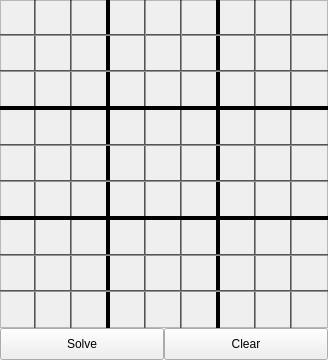
<?xml version="1.0" encoding="UTF-8"?>
<ui version="4.0">
 <class>SudokuSolver</class>
 <widget class="QMainWindow" name="SudokuSolver">
  <property name="geometry">
   <rect>
    <x>0</x>
    <y>0</y>
    <width>328</width>
    <height>360</height>
   </rect>
  </property>
  <property name="windowTitle">
   <string>SudokuSolver</string>
  </property>
  <widget class="QWidget" name="centralwidget">
   <widget class="QFrame" name="frame">
    <property name="geometry">
     <rect>
      <x>0</x>
      <y>0</y>
      <width>328</width>
      <height>328</height>
     </rect>
    </property>
    <property name="styleSheet">
     <string notr="true">border-color: rgb(0, 0, 0);
color: rgb(0, 0, 0);</string>
    </property>
    <property name="frameShape">
     <enum>QFrame::StyledPanel</enum>
    </property>
    <property name="frameShadow">
     <enum>QFrame::Raised</enum>
    </property>
    <widget class="Line" name="line">
     <property name="geometry">
      <rect>
       <x>106</x>
       <y>0</y>
       <width>4</width>
       <height>328</height>
      </rect>
     </property>
     <property name="font">
      <font>
       <weight>50</weight>
       <bold>false</bold>
      </font>
     </property>
     <property name="styleSheet">
      <string notr="true">background-color: rgb(0, 0, 0);</string>
     </property>
     <property name="orientation">
      <enum>Qt::Vertical</enum>
     </property>
    </widget>
    <widget class="Line" name="line_2">
     <property name="geometry">
      <rect>
       <x>216</x>
       <y>0</y>
       <width>4</width>
       <height>328</height>
      </rect>
     </property>
     <property name="styleSheet">
      <string notr="true">background-color: rgb(0, 0, 0);</string>
     </property>
     <property name="orientation">
      <enum>Qt::Vertical</enum>
     </property>
    </widget>
    <widget class="Line" name="line_5">
     <property name="geometry">
      <rect>
       <x>34</x>
       <y>0</y>
       <width>2</width>
       <height>328</height>
      </rect>
     </property>
     <property name="font">
      <font>
       <weight>50</weight>
       <bold>false</bold>
      </font>
     </property>
     <property name="styleSheet">
      <string notr="true">background-color: gray;</string>
     </property>
     <property name="orientation">
      <enum>Qt::Vertical</enum>
     </property>
    </widget>
    <widget class="Line" name="line_11">
     <property name="geometry">
      <rect>
       <x>0</x>
       <y>34</y>
       <width>328</width>
       <height>2</height>
      </rect>
     </property>
     <property name="styleSheet">
      <string notr="true">background-color: grey;</string>
     </property>
     <property name="orientation">
      <enum>Qt::Horizontal</enum>
     </property>
    </widget>
    <widget class="Line" name="line_6">
     <property name="geometry">
      <rect>
       <x>70</x>
       <y>0</y>
       <width>2</width>
       <height>328</height>
      </rect>
     </property>
     <property name="font">
      <font>
       <weight>50</weight>
       <bold>false</bold>
      </font>
     </property>
     <property name="styleSheet">
      <string notr="true">background-color: gray;</string>
     </property>
     <property name="orientation">
      <enum>Qt::Vertical</enum>
     </property>
    </widget>
    <widget class="Line" name="line_7">
     <property name="geometry">
      <rect>
       <x>144</x>
       <y>0</y>
       <width>2</width>
       <height>328</height>
      </rect>
     </property>
     <property name="font">
      <font>
       <weight>50</weight>
       <bold>false</bold>
      </font>
     </property>
     <property name="styleSheet">
      <string notr="true">background-color: gray;</string>
     </property>
     <property name="orientation">
      <enum>Qt::Vertical</enum>
     </property>
    </widget>
    <widget class="Line" name="line_8">
     <property name="geometry">
      <rect>
       <x>180</x>
       <y>0</y>
       <width>2</width>
       <height>328</height>
      </rect>
     </property>
     <property name="font">
      <font>
       <weight>50</weight>
       <bold>false</bold>
      </font>
     </property>
     <property name="styleSheet">
      <string notr="true">background-color: gray;</string>
     </property>
     <property name="orientation">
      <enum>Qt::Vertical</enum>
     </property>
    </widget>
    <widget class="Line" name="line_9">
     <property name="geometry">
      <rect>
       <x>254</x>
       <y>0</y>
       <width>2</width>
       <height>328</height>
      </rect>
     </property>
     <property name="font">
      <font>
       <weight>50</weight>
       <bold>false</bold>
      </font>
     </property>
     <property name="styleSheet">
      <string notr="true">background-color: gray;</string>
     </property>
     <property name="orientation">
      <enum>Qt::Vertical</enum>
     </property>
    </widget>
    <widget class="Line" name="line_10">
     <property name="geometry">
      <rect>
       <x>290</x>
       <y>0</y>
       <width>2</width>
       <height>328</height>
      </rect>
     </property>
     <property name="font">
      <font>
       <weight>50</weight>
       <bold>false</bold>
      </font>
     </property>
     <property name="styleSheet">
      <string notr="true">background-color: gray;</string>
     </property>
     <property name="orientation">
      <enum>Qt::Vertical</enum>
     </property>
    </widget>
    <widget class="Line" name="line_12">
     <property name="geometry">
      <rect>
       <x>0</x>
       <y>70</y>
       <width>328</width>
       <height>2</height>
      </rect>
     </property>
     <property name="styleSheet">
      <string notr="true">background-color: grey;</string>
     </property>
     <property name="orientation">
      <enum>Qt::Horizontal</enum>
     </property>
    </widget>
    <widget class="Line" name="line_13">
     <property name="geometry">
      <rect>
       <x>0</x>
       <y>144</y>
       <width>328</width>
       <height>2</height>
      </rect>
     </property>
     <property name="styleSheet">
      <string notr="true">background-color: grey;</string>
     </property>
     <property name="orientation">
      <enum>Qt::Horizontal</enum>
     </property>
    </widget>
    <widget class="Line" name="line_14">
     <property name="geometry">
      <rect>
       <x>0</x>
       <y>180</y>
       <width>328</width>
       <height>2</height>
      </rect>
     </property>
     <property name="styleSheet">
      <string notr="true">background-color: grey;</string>
     </property>
     <property name="orientation">
      <enum>Qt::Horizontal</enum>
     </property>
    </widget>
    <widget class="Line" name="line_15">
     <property name="geometry">
      <rect>
       <x>0</x>
       <y>254</y>
       <width>328</width>
       <height>2</height>
      </rect>
     </property>
     <property name="styleSheet">
      <string notr="true">background-color: grey;</string>
     </property>
     <property name="orientation">
      <enum>Qt::Horizontal</enum>
     </property>
    </widget>
    <widget class="Line" name="line_16">
     <property name="geometry">
      <rect>
       <x>0</x>
       <y>290</y>
       <width>328</width>
       <height>2</height>
      </rect>
     </property>
     <property name="styleSheet">
      <string notr="true">background-color: grey;</string>
     </property>
     <property name="orientation">
      <enum>Qt::Horizontal</enum>
     </property>
    </widget>
   </widget>
   <widget class="Line" name="line_3">
    <property name="geometry">
     <rect>
      <x>0</x>
      <y>106</y>
      <width>328</width>
      <height>4</height>
     </rect>
    </property>
    <property name="styleSheet">
     <string notr="true">background-color: rgb(0, 0, 0);</string>
    </property>
    <property name="orientation">
     <enum>Qt::Horizontal</enum>
    </property>
   </widget>
   <widget class="Line" name="line_4">
    <property name="geometry">
     <rect>
      <x>0</x>
      <y>216</y>
      <width>328</width>
      <height>4</height>
     </rect>
    </property>
    <property name="styleSheet">
     <string notr="true">background-color: rgb(0, 0, 0);</string>
    </property>
    <property name="orientation">
     <enum>Qt::Horizontal</enum>
    </property>
   </widget>
   <widget class="QPushButton" name="pushButton_Solve">
    <property name="geometry">
     <rect>
      <x>0</x>
      <y>328</y>
      <width>164</width>
      <height>32</height>
     </rect>
    </property>
    <property name="text">
     <string>Solve</string>
    </property>
   </widget>
   <widget class="QPushButton" name="pushButton_Clear">
    <property name="geometry">
     <rect>
      <x>164</x>
      <y>328</y>
      <width>164</width>
      <height>32</height>
     </rect>
    </property>
    <property name="text">
     <string>Clear</string>
    </property>
   </widget>
  </widget>
 </widget>
 <resources/>
 <connections/>
 <designerdata>
  <property name="gridDeltaX">
   <number>2</number>
  </property>
  <property name="gridDeltaY">
   <number>2</number>
  </property>
  <property name="gridSnapX">
   <bool>true</bool>
  </property>
  <property name="gridSnapY">
   <bool>true</bool>
  </property>
  <property name="gridVisible">
   <bool>true</bool>
  </property>
 </designerdata>
</ui>
